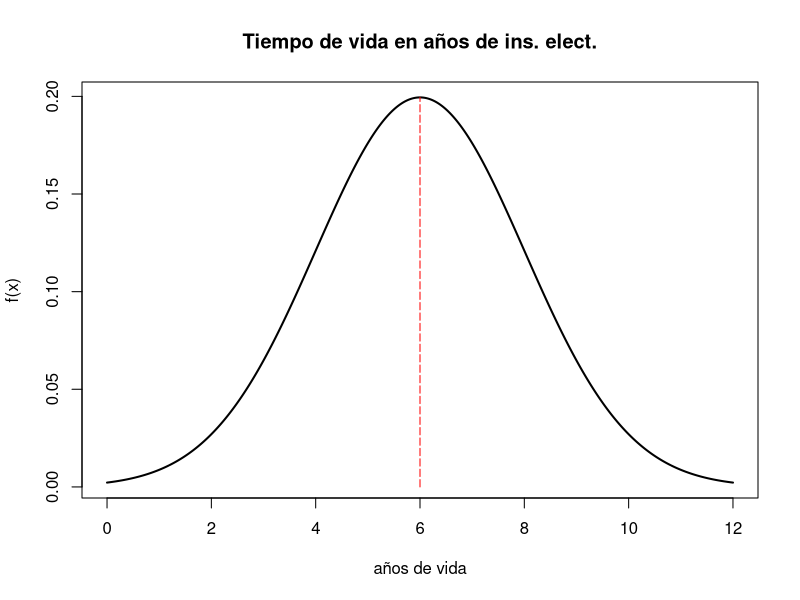

Reproduce this figure in R.
# La vida media de un instrumento electrónico es de 6 años con una desviación estándar de 2
# años. Si la vida de un instrumento tal puede tratarse como una variable normal y si el
# instrumento está garantizado, ¿durante cuánto tiempo debiera ser válida la garantía para que no
# más del 15% de los instrumentos fallen antes de la expiración de la ésta?

mu = 6
sigma = 2

# Grafico
x = seq(0, 12, 0.0001)
y = dnorm(x, mu, sigma)
plot(x, y, type='l', lwd=2, main='Tiempo de vida en años de ins. elect.', ylab='f(x)', xlab='años de vida')

lines(mu, dnorm(mu, mu, sigma),type='h', lty=5, col='red')

# Debo calcular el cuantil para X < 15
q15 = qnorm(0.15, mu, sigma)
print(paste('P( X < 15 ) = ', q15))